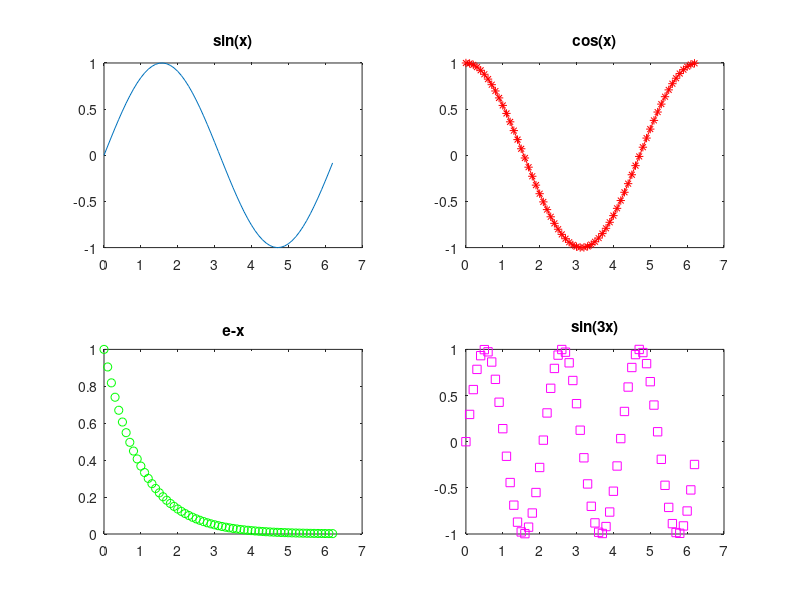

Write MATLAB code to recreate this figure.
%this code will plot using the subplot statement

clear all

x = 0:0.1:2*pi;

subplot(2, 2, 1)

plot(x, sin(x));
title('sin(x)')

subplot(2, 2, 2)

plot(x, cos(x), 'r-*');
title('cos(x)')

subplot(2, 2, 3)

plot(x, exp(-x), 'go')
title('e-x')

subplot(2, 2, 4)

plot(x, sin(3*x), 'ms')
title('sin(3x)')